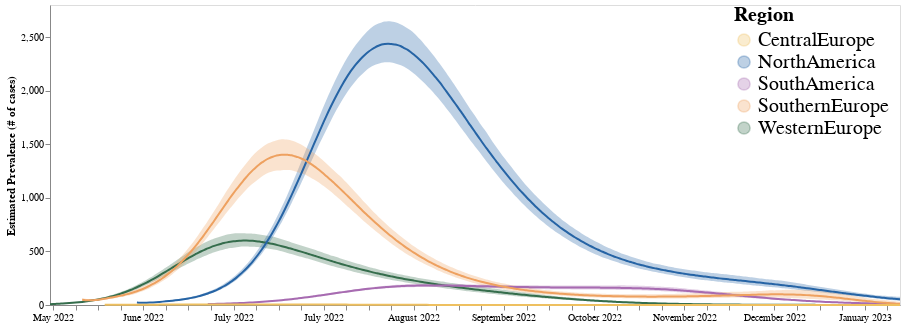

This figure's notebook cell:
### Code cell
band3 = alt.Chart(case_prevalence).mark_area(interpolate='monotone', opacity = 0.3 ,color = "#f58518").encode(
    alt.X('date:T', axis=alt.Axis(title="", grid=False,format="%B %Y")),
    alt.Y('prev_lower_95',axis=alt.Axis(title="Estimated Prevalence (# of cases)", grid=False)),# scale=alt.Scale(domain=(0.6, 1.3))),
    alt.Y2('prev_upper_95' ),
    alt.Color("region:N",legend=alt.Legend(title= "Region",offset = -170, symbolSize = 150, labelFontSize = 20, titleFontSize = 20),  scale=alt.Scale(domain=domain, range=range_))
).properties(
    width=850,
    height=300)

line3 = alt.Chart(case_prevalence).mark_line(
    opacity=1, interpolate='monotone', color = "#f58518"
).encode(
    alt.X('date:T', axis=alt.Axis(title="", grid=False)),
    alt.Y('median_prev', axis=alt.Axis(title="", grid=False)),# scale=alt.Scale(domain=(0.6, 1.3))), 
    alt.Color("region:N",  scale=alt.Scale(domain=domain, range=range_))
).properties(
    width=850,
    height=300)

case_prev_plot = band3 + line3
case_prev_plot

### Figure 1 — Vega-Lite specification as saved in the notebook (floating-point values rounded to 4 significant figures; data arrays with more than 128 entries replaced by an {"elided": "..."} marker saying what was removed)
{"config": {"view": {"continuousWidth": 400, "continuousHeight": 300}}, "layer": [{"mark": {"type": "area", "color": "#f58518", "interpolate": "monotone", "opacity": 0.3}, "encoding": {"color": {"field": "region", "legend": {"labelFontSize": 20, "offset": -170, "symbolSize": 150, "title": "Region", "titleFontSize": 20}, "scale": {"domain": ["CentralEurope", "NorthAmerica", "SouthAmerica", "SouthernEurope", "WesternEurope"], "range": ["#EEC060", "#2664A5", "#A76BB1", "#EEA160", "#356D4C"]}, "type": "nominal"}, "x": {"axis": {"format": "%B %Y", "grid": false, "title": ""}, "field": "date", "type": "temporal"}, "y": {"axis": {"grid": false, "title": "Estimated Prevalence (# of cases)"}, "field": "prev_lower_95", "type": "quantitative"}, "y2": {"field": "prev_upper_95"}}, "height": 300, "width": 850}, {"mark": {"type": "line", "color": "#f58518", "interpolate": "monotone", "opacity": 1}, "encoding": {"color": {"field": "region", "scale": {"domain": ["CentralEurope", "NorthAmerica", "SouthAmerica", "SouthernEurope", "WesternEurope"], "range": ["#EEC060", "#2664A5", "#A76BB1", "#EEA160", "#356D4C"]}, "type": "nominal"}, "x": {"axis": {"grid": false, "title": ""}, "field": "date", "type": "temporal"}, "y": {"axis": {"grid": false, "title": ""}, "field": "median_prev", "type": "quantitative"}}, "height": 300, "width": 850}], "data": {"name": "data-304150255a6d6f95d0b8709f1fe09b33"}, "$schema": "https://vega.github.io/schema/vega-lite/v4.17.0.json", "datasets": {"data-304150255a6d6f95d0b8709f1fe09b33": {"elided": "1222 records"}}}
